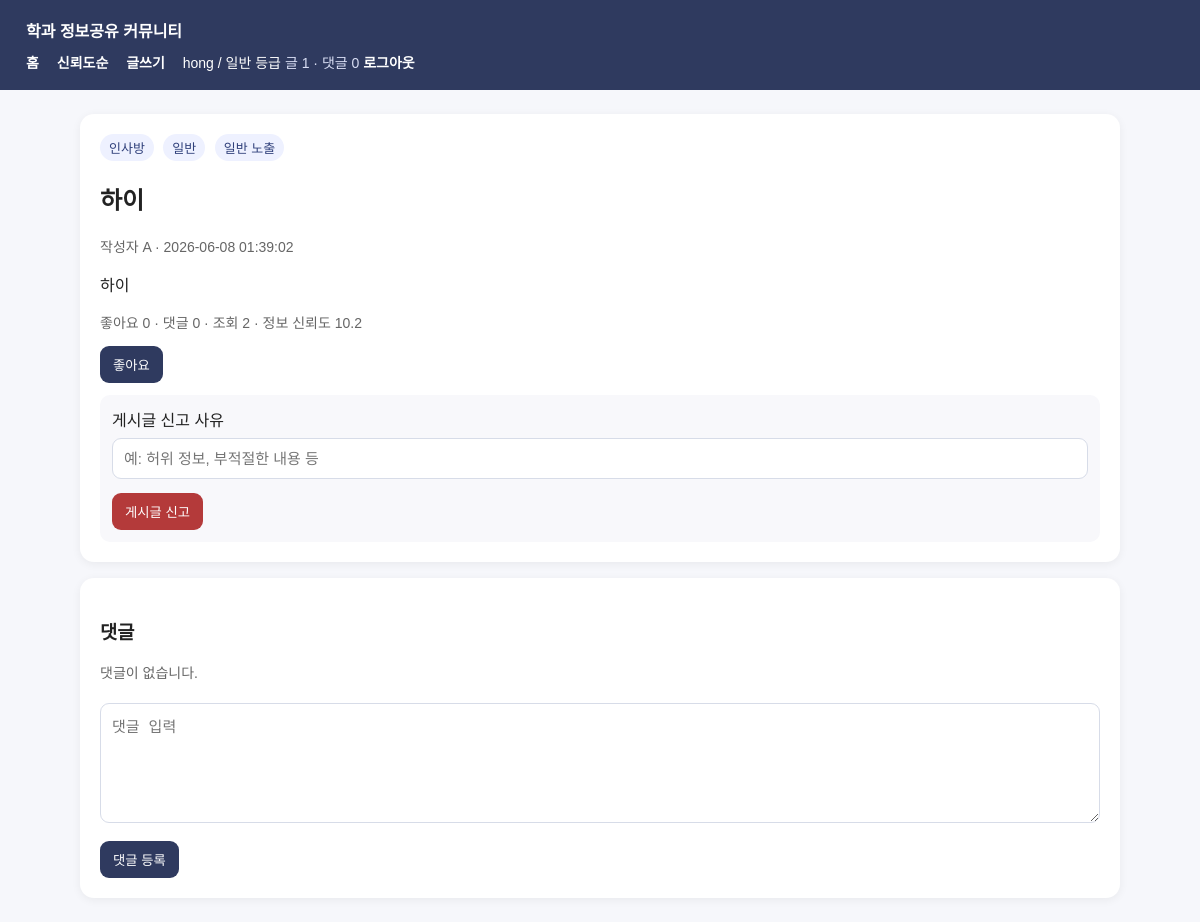
Screenshot of /post/2 (signed in) with the database file from the repository.
### tables this page shows
CREATE TABLE users (
                username TEXT PRIMARY KEY,
                password TEXT NOT NULL,
                name TEXT,
                age TEXT,
                phone TEXT,
                sns_profile TEXT UNIQUE NOT NULL,
                role TEXT DEFAULT '일반'
            );

CREATE TABLE posts (
                id INTEGER PRIMARY KEY AUTOINCREMENT,
                sns_profile TEXT NOT NULL,
                title TEXT NOT NULL,
                content TEXT NOT NULL,
                timestamp TEXT NOT NULL,
                category TEXT NOT NULL DEFAULT '수업',
                likes INTEGER DEFAULT 0,
                comments INTEGER DEFAULT 0,
                view_count INTEGER DEFAULT 0,
                archived INTEGER DEFAULT 0,
                FOREIGN KEY(sns_profile) REFERENCES users(sns_profile)
            );

### web_app.py (the view)
@app.route('/post/<int:post_id>')
@login_required
def post_detail(post_id):
    conn = get_db()
    score = trust_score_sql()
    grade = grade_case_sql()
    weight = weight_case_sql()
    post = conn.execute(f"""
        SELECT p.id, p.title, p.content, p.sns_profile, p.timestamp, p.category,
               p.likes, p.comments, p.view_count,
               {grade} AS grade,
               {weight} AS grade_weight,
               {score} AS trust_score,
               CASE WHEN {score} >= 30 THEN '상단 노출' ELSE '일반 노출' END AS exposure_status
        FROM posts p
        LEFT JOIN users u ON p.sns_profile = u.sns_profile
        WHERE p.id = ? AND p.archived = 0
    """, (post_id,)).fetchone()
    if not post:
        conn.close()
        flash('게시글을 찾을 수 없습니다.')
        return redirect(url_for('index'))
    user = current_user()
    if not detail_view_allowed(user, post):
        conn.close()
        flash('신입 등급은 인사방 게시글만 상세 조회할 수 있습니다. 일반 등급 조건: 게시글 1개 이상')
        return redirect(url_for('index'))
    conn.execute('UPDATE posts SET view_count = view_count + 1 WHERE id = ?', (post_id,))
    conn.commit()
    comments = conn.execute("""
        SELECT c.id, c.sns_profile, c.content, c.timestamp
        FROM comments c
        WHERE c.post_id = ?
        ORDER BY c.timestamp ASC
    """, (post_id,)).fetchall()
    conn.close()
    return render_template('post_detail.html', post=post, comments=comments)

### web_app.py (called while the page is built)
def get_db():
    conn = sqlite3.connect(DB_PATH)
    conn.row_factory = sqlite3.Row
    return conn

def get_activity_counts(conn, sns_profile):
    post_count = conn.execute("""
        SELECT COUNT(*) AS cnt FROM posts
        WHERE sns_profile = ? AND archived = 0
    """, (sns_profile,)).fetchone()['cnt']
    comment_count = conn.execute("""
        SELECT COUNT(*) AS cnt FROM comments
        WHERE sns_profile = ?
    """, (sns_profile,)).fetchone()['cnt']
    return post_count, comment_count

def decide_grade(username, sns_profile, post_count, comment_count):
    if username == ADMIN_USERNAME or sns_profile == '관리자':
        return '관리자'
    if post_count >= 10 and comment_count >= 10:
        return '최우수'
    if post_count >= 5 and comment_count >= 5:
        return '우수'
    if post_count >= 1:
        return '일반'
    return '신입'

def current_user():
    if 'username' not in session:
        return None
    conn = get_db()
    row = conn.execute('SELECT * FROM users WHERE username = ?', (session['username'],)).fetchone()
    if not row:
        conn.close()
        return None
    data = dict(row)
    post_count, comment_count = get_activity_counts(conn, data['sns_profile'])
    grade = decide_grade(data['username'], data['sns_profile'], post_count, comment_count)
    data['grade'] = grade
    data['grade_weight'] = GRADE_RULES[grade]['weight']
    data['post_count'] = post_count
    data['comment_count'] = comment_count
    data['can_view'] = GRADE_RULES[grade]['can_view']
    data['can_interact'] = GRADE_RULES[grade]['can_interact']
    conn.close()
    return data

def login_required(view):
    @wraps(view)
    def wrapped(*args, **kwargs):
        if 'username' not in session:
            flash('로그인이 필요합니다.')
            return redirect(url_for('login'))
        return view(*args, **kwargs)
    return wrapped

def detail_view_allowed(user, post):
    if not user:
        return False
    if user['can_view']:
        return True
    if post and post['category'] == '인사방':
        return True
    return False

def post_count_expr():
    return "(SELECT COUNT(*) FROM posts p2 WHERE p2.sns_profile = u.sns_profile AND p2.archived = 0)"

def comment_count_expr():
    return "(SELECT COUNT(*) FROM comments c2 WHERE c2.sns_profile = u.sns_profile)"

def trust_score_sql():
    weight = weight_case_sql()
    return f"""
        ({weight} * 10
         + p.likes * 2
         + p.comments * 1
         + p.view_count * 0.1)
    """

### templates/post_detail.html (shortened to what this page needs)
{% extends 'base.html' %}
{% block content %}
<div class="card">
  <span class="badge">{{ post['category'] }}</span>
  <span class="badge">{{ post['grade'] }}</span>
  <span class="badge {% if post['exposure_status'] == '상단 노출' %}pin{% endif %}">{{ post['exposure_status'] }}</span>
  <h2>{{ post['title'] }}</h2>
  <p class="muted">작성자 {{ post['sns_profile'] }} · {{ post['timestamp'] }}</p>
  <p>{{ post['content'] }}</p>
  <p class="muted">좋아요 {{ post['likes'] }} · 댓글 {{ post['comments'] }} · 조회 {{ post['view_count'] }} · 정보 신뢰도 {{ '%.1f'|format(post['trust_score']) }}</p>
  {% if user and user['can_interact'] %}
    <form class="inline-form" method="post" action="{{ url_for('like_post', post_id=post['id']) }}"><button class="btn" type="submit">좋아요</button></form>
    <div class="report-box">
      <form method="post" action="{{ url_for('report_post', post_id=post['id']) }}">
        <label>게시글 신고 사유</label>
        <input name="reason" required placeholder="예: 허위 정보, 부적절한 내용 등">
        <button class="btn danger" type="submit">게시글 신고</button>
      </form>
    </div>
  {% endif %}
</div>
<div class="card">
  <h3>댓글</h3>
  {% for c in comments %}
    <div style="padding:10px 0; border-bottom:1px solid #eee;">
      <p><strong>{{ c['sns_profile'] }}</strong> <span class="muted">{{ c['timestamp'] }}</span><br>{{ c['content'] }}</p>
      {% if user and user['sns_profile'] == c['sns_profile'] and user['grade'] != '관리자' %}
        <a class="btn light" href="{{ url_for('edit_comment', comment_id=c['id']) }}">댓글 수정</a>
      {% endif %}
      {% if user and user['can_interact'] %}
        <form method="post" action="{{ url_for('report_comment', comment_id=c['id']) }}">
          <input type="hidden" name="post_id" value="{{ post['id'] }}">
          <input name="reason" required placeholder="댓글 신고 사유 입력">
          <button class="btn danger" type="submit">댓글 신고</button>
        </form>
      {% endif %}
    </div>
  {% else %}<p class="muted">댓글이 없습니다.</p>{% endfor %}
  {% if user and user['can_interact'] %}
    <form method="post" action="{{ url_for('add_comment', post_id=post['id']) }}">
      <textarea name="content" required placeholder="댓글 입력"></textarea>
      <button class="btn" type="submit">댓글 등록</button>
    </form>
  {% endif %}
</div>
{% endblock %}

### templates/base.html (shortened to what this page needs)
<!doctype html>
<html lang="ko">
<head>
</head>
<body>
<header>
  <div><a href="{{ url_for('index') }}">학과 정보공유 커뮤니티</a></div>
  <div class="nav">
    <a href="{{ url_for('index') }}">홈</a>
    <a href="{{ url_for('index', mode='trust') }}">신뢰도순</a>
    {% if user %}
      <a href="{{ url_for('write') }}">글쓰기</a>
      <span>{{ user['sns_profile'] }} / {{ user['grade'] }} 등급</span>
      <span class="muted" style="color:#d9def4;">글 {{ user['post_count'] }} · 댓글 {{ user['comment_count'] }}</span>
      <a href="{{ url_for('logout') }}">로그아웃</a>
    {% else %}
      <a href="{{ url_for('login') }}">로그인</a>
      <a href="{{ url_for('register') }}">회원가입</a>
    {% endif %}
  </div>
</header>
<div class="wrap">
  {% block content %}{% endblock %}
</div>
</body>
</html>

### templates/base.html (style rules this page uses)
body { margin:0; font-family: Arial, 'Malgun Gothic', sans-serif; background:#f6f7fb; color:#222; }
header { background:#2f3a5f; color:white; padding:18px 26px; }
header a { color:white; text-decoration:none; margin-right:14px; font-weight:600; }
.wrap { max-width:1040px; margin:24px auto; padding:0 18px; }
.card { background:white; border-radius:14px; padding:20px; margin-bottom:16px; box-shadow:0 2px 10px rgba(0,0,0,.06); }
.nav { margin-top:10px; font-size:14px; }
.badge { display:inline-block; padding:4px 9px; border-radius:999px; background:#eef1ff; color:#30407b; font-size:13px; margin-right:5px; }
.btn { display:inline-block; border:0; border-radius:9px; background:#2f3a5f; color:white; padding:9px 13px; text-decoration:none; cursor:pointer; }
.btn.danger { background:#b43a3a; color:white; }
input, textarea, select { width:100%; box-sizing:border-box; padding:11px; margin:7px 0 14px; border:1px solid #d7dce8; border-radius:9px; font-size:15px; }
textarea { min-height:120px; }
.muted { color:#666; font-size:14px; }
.inline-form { display:inline; }
.report-box { margin-top:12px; padding:12px; border-radius:10px; background:#f8f8fb; }

### rows the page displays
users: sns_profile "hong"
posts: category "인사방", title "하이", sns_profile "A", timestamp "2026-06-08 01:39:02", content "하이", likes "0", comments "0", view_count "2"

### other values shown
{{ user['grade'] }} "일반"
{{ user['post_count'] }} "1"
{{ user['comment_count'] }} "0"
{{ post['grade'] }} "일반"
{{ post['exposure_status'] }} "일반 노출"
{{ '%.1f'|format(post['trust_score']) }} "10.2"
